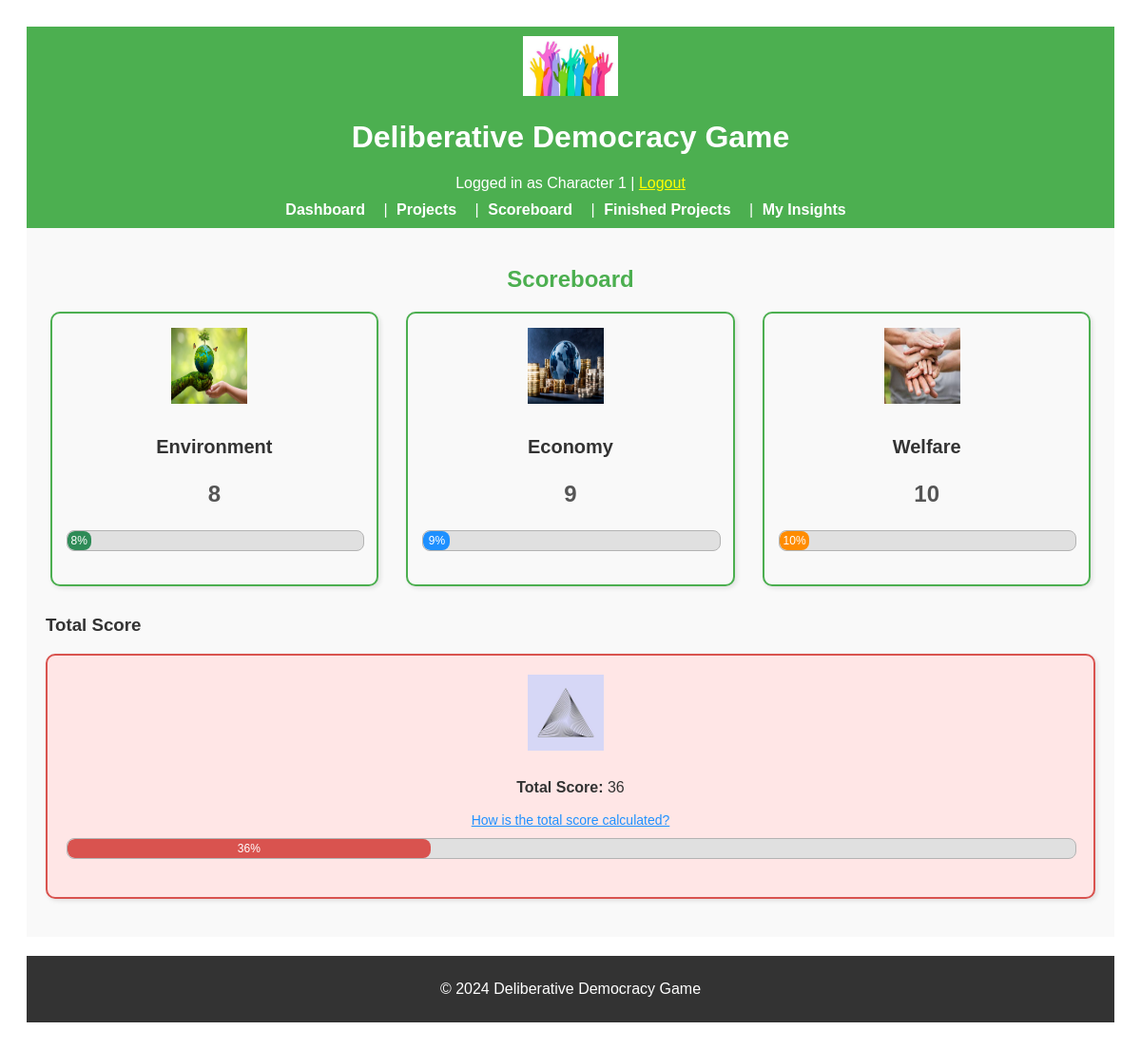
/scoreboard (signed in), run on an earlier commit of the app's database.
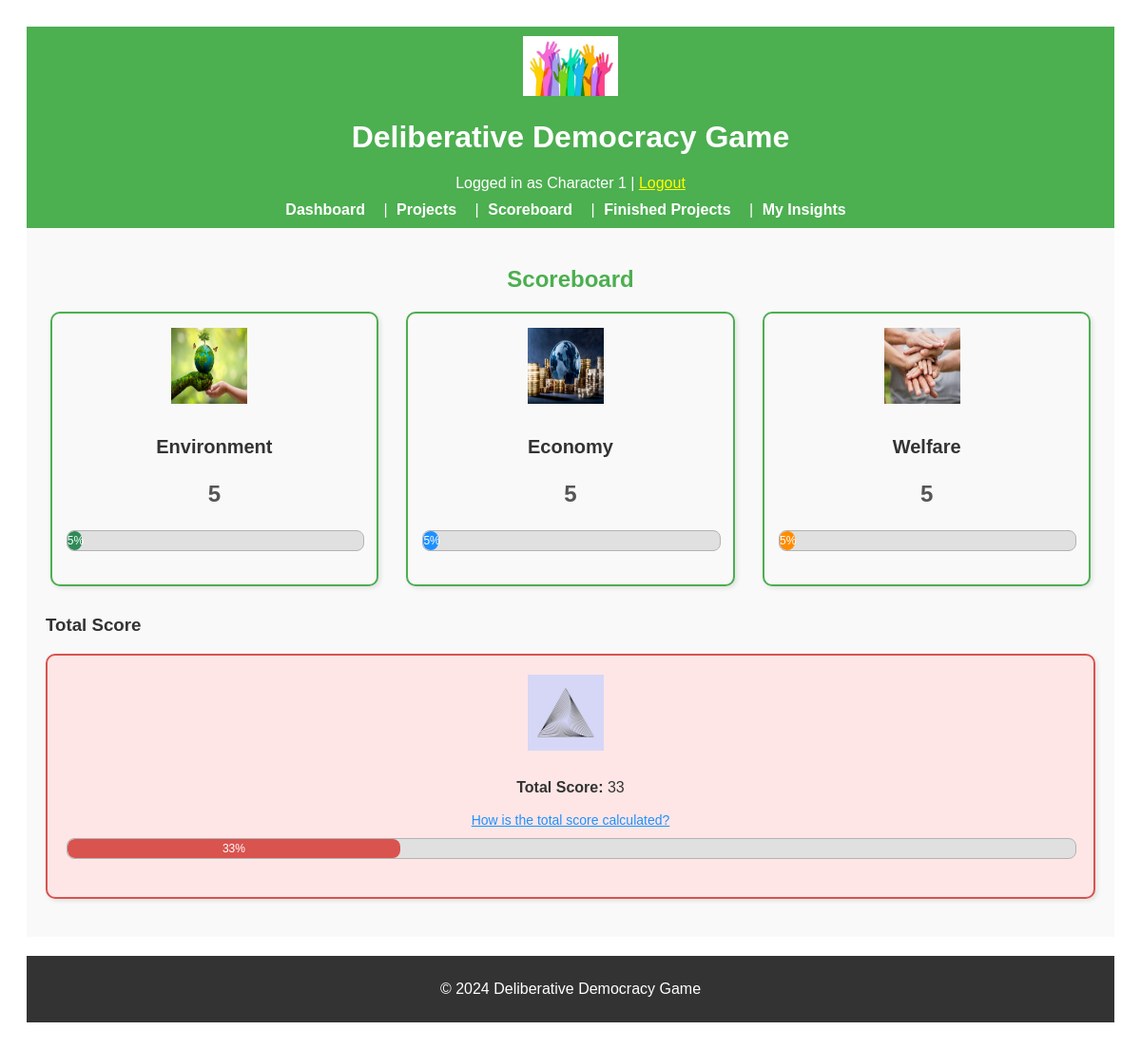
And on a later commit of the database.
### app/models.py (models this page shows, shortened)
class User(UserMixin, db.Model):
    __tablename__ = "users"
    id = db.Column(db.Integer, primary_key=True)
    character_name = db.Column(db.String(64), unique=True, nullable=False)
    interests = db.Column(db.Text, nullable=True)
    utility_criteria = db.Column(db.Text, nullable=True)
    starting_resources = db.Column(db.Text, nullable=True)
    reading = db.Column(db.Text, nullable=True)
    resources = db.relationship("Resource", backref="user", lazy=True)
    metrics = db.relationship("Metric", backref="user", lazy=True)

class CommonMetric(db.Model):
    __tablename__ = "common_metrics"
    id = db.Column(db.Integer, primary_key=True)
    type = db.Column(
        db.String(64), nullable=False
    )  # 'Environment', 'Economy', 'Welfare'
    value = db.Column(db.Integer, default=0, nullable=False)

### app/routes.py (the view)
@main.route("/scoreboard")
@login_required
def score_board():
    common_metrics = CommonMetric.query.all()
    return render_template(
        "score_board.html",
        metrics=common_metrics,
        calculate_total_score=calculate_total_score,
    )

### app/routes.py (called while the page is built)
@login_manager.user_loader
def load_user(user_id):
    return User.query.get(int(user_id))

### app/utils.py (called while the page is built)
def calculate_total_score(environment_score, economy_score, welfare_score):
    total_sum = environment_score + economy_score + welfare_score
    scores = [environment_score, economy_score, welfare_score]
    mean_score = total_sum / 3
    balance_penalty = sum((score - mean_score) ** 2 for score in scores) / 3
    balance_score = max(0, 100 - balance_penalty)
    total_score = (total_sum / 3) * 0.7 + balance_score * 0.3  # Weighted combination
    return min(100, max(0, int(total_score)))

### app/templates/score_board.html (shortened to what this page needs)
{% extends "base.html" %}
{% block content %}
<div class="scoreboard-header">
    <h2>Scoreboard</h2>
</div>
<div class="scoreboard-metrics">
    {% for metric in metrics %}
    <div class="metric-card">
        <img src="{{ url_for('static', filename='images/' + metric.type | lower + '.png') }}"
            alt="{{ metric.type }} icon" class="metric-icon">
        <div class="metric-info">
            <h3>{{ metric.type }}</h3>
            <p class="metric-value">{{ metric.value }}</p>
        </div>
        <div class="progress-bar-container">
            <div class="progress-bar {{ metric.type | lower }}" style="width: {{ metric.value }}%; max-width: 100%;">
                {{ metric.value }}%
            </div>
        </div>
    </div>
    {% endfor %}
</div>
<div class="total-score-section">
    <h3>Total Score</h3>
    {% set total_score = calculate_total_score(metrics[0].value, metrics[1].value, metrics[2].value) %}
    <div class="total-score-card full-width-box">
        <div class="metric-info">
            <img src="{{ url_for('static', filename='images/total_score.png') }}" alt="Total Score icon"
                class="metric-icon">
            <p><strong>Total Score:</strong> {{ total_score }}</p>
            <a href="{{ url_for('main.total_score_info') }}" class="info-link">How is the total score calculated?</a>
        </div>
        <div class="progress-bar-container full-width-progress">
            <div class="progress-bar total" style="width: {{ total_score }}%; max-width: 100%;">
                {{ total_score }}%
            </div>
        </div>
    </div>
</div>
{% endblock %}

### app/templates/base.html (shortened to what this page needs)
<!DOCTYPE html>
<html lang="en">
<head>
    <link rel="stylesheet" href="{{ url_for('static', filename='css/styles.css') }}">
</head>
<body>
    <header style="background-color: #4CAF50; padding: 10px; color: white; text-align: center;">
        <img src="{{ url_for('static', filename='images/logo.png') }}" alt="Game Logo"
            style="width: 100px; height: auto;">
        <h1>Deliberative Democracy Game</h1>
        {% if current_user.is_authenticated %}
        <p style="margin: 0;">Logged in as {{ current_user.character_name }} | <a href="{{ url_for('main.logout') }}"
                style="color: yellow;">Logout</a></p>
        {% endif %}
        <nav style="margin-top: 10px;">
            <a href="{{ url_for('main.dashboard') }}" style="color: white; padding: 5px;">Dashboard</a> |
            <a href="{{ url_for('main.project_list') }}" style="color: white; padding: 5px;">Projects</a> |
            <a href="{{ url_for('main.score_board') }}" style="color: white; padding: 5px;">Scoreboard</a> |
            <a href="{{ url_for('main.finished_projects') }}" style="color: white; padding: 5px;">Finished Projects</a>
            |
            <a href="{{ url_for('main.insight') }}" style="color: white; padding: 5px;">My Insights</a>
        </nav>
    </header>
    <main style="padding: 20px; background-color: #f9f9f9;">
        {% block content %}{% endblock %}
    </main>
    <footer style="background-color: #333; color: white; text-align: center; padding: 10px; margin-top: 20px;">
        <p>&copy; 2024 Deliberative Democracy Game</p>
    </footer>
</body>
</html>

### app/static/css/styles.css (style rules this page uses)
header { background-color: #4CAF50; color: white; padding: 15px; text-align: center; }
nav a { color: white; text-decoration: none; margin-right: 10px; font-weight: bold; }
footer { background-color: #333; color: white; text-align: center; padding: 10px; margin-top: 20px; }
.metric-icon { margin-right: 10px; width: 100px; height: 100px; }
.progress-bar-container { width: 100%; background-color: #e0e0e0; border-radius: 8px; margin-bottom: 20px; overflow: hidden; position: relative; border: 1px solid #b3b3b3; }
.progress-bar { height: 20px; border-radius: 8px; text-align: center; color: white; font-size: 12px; line-height: 20px; width: 0; transition: width 1s ease-in-out; }
.progress-bar.environment { background-color: #2e8b57; }
.progress-bar.economy { background-color: #1e90ff; }
.progress-bar.welfare { background-color: #ff8c00; }
.progress-bar.total { background-color: #d9534f; }
.scoreboard-header { text-align: center; color: #4CAF50; margin-bottom: 20px; }
.scoreboard-metrics { display: flex; flex-wrap: wrap; gap: 20px; justify-content: space-around; }
.metric-card { border: 2px solid #4CAF50; border-radius: 10px; padding: 15px; background-color: #f9f9f9; text-align: center; width: calc(30% - 20px); box-shadow: 2px 2px 5px rgba(0, 0, 0, 0.1); }
.metric-card h3 { font-size: 20px; margin-bottom: 5px; color: #333; }
.metric-info { margin-bottom: 10px; }
.metric-value { font-size: 24px; color: #555; font-weight: bold; }
.total-score-section { margin-top: 30px; width: 100%; }
.total-score-card { background-color: #ffe6e6; border: 2px solid #d9534f; border-radius: 10px; padding: 20px; text-align: center; width: 100%; box-sizing: border-box; margin-bottom: 20px; box-shadow: 2px 2px 5px rgba(0, 0, 0, 0.1); }
.info-link { color: #1e90ff; text-decoration: underline; font-size: 14px; }
.metric-icon { width: 80px; height: 80px; margin-bottom: 10px; }

What changed in the data, as far as the page shows it:
changed CommonMetric "Environment": value "8" → "5"
changed CommonMetric "Economy": value "9" → "5"
changed CommonMetric "Welfare": value "10" → "5"
Also different on the page:
{{ total_score }}: "36" → "33"
{{ total_score }}: 36 → 33 (drawn)
